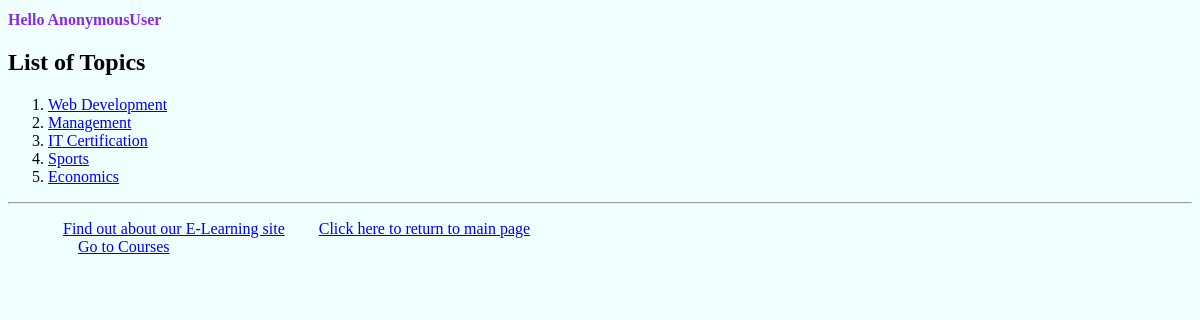
The page /myapp/ on the database its author committed.
### myapp/models.py (models this page shows, shortened)
class Topic(models.Model):
    name = models.CharField(max_length=200)
    category = models.CharField(max_length=200, blank=False, null=False, default=" ")

### myapp/views.py (the view)
# urls.py: path(r'', views.index, name='index'),
def index(request):
    top_list = Topic.objects.all().order_by('id')[:10]
    course_list = Course.objects.all().order_by('-price')[:5]
    return render(request, 'myapp/index.html', {'top_list': top_list, 'course_list': course_list})

### myapp/templates/myapp/index.html
{% extends 'myapp/base.html' %}
{% block body_block %}
    {% if top_list %}
    <h2>List of Topics</h2>
    <ol>
        {% for top in top_list %}
            <li><a href="{% url 'myapp:detail' top.id %}">{{ top.name }}</a></li>
        {% endfor %}
    </ol>
{% else %}
    <strong>There are no available topics!</strong>
{% endif %}
{% endblock %}

### myapp/static/myapp/style.css (style rules this page uses)
body { background-color: azure; text-decoration-color: black; }

### rows shown on the page
Topic: name "Web Development"
Topic: name "Management"
Topic: name "IT Certification"
Topic: name "Sports"
Topic: name "Economics"

### other values the page prints
{{ request.user }} "AnonymousUser"
